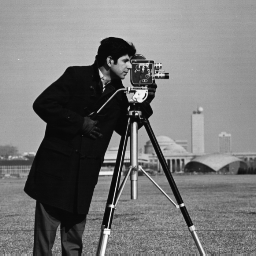
%> input picture photographer.jpg, 256 x 256 px
$ octave assn2q1p2.m   (GNU Octave 9; MATLAB toolbox functions it lacks are replaced by stand-ins)
%> lines starting %> are read from the running program, lines starting %| are printed output that depends on the picture
### CombIm.m
function combined_image = CombIm(img_filepath)
%> called with img_filepath = 'photographer.jpg'

% CombIm.m -- Takes in a multi-channel image and returns a single channel
%             image.
%    Input -- img_filepath: string containing image filepath.

if exist(img_filepath, 'file') == 2
    I = imread(img_filepath);
%> I is the input picture: size 256x256 uint8; min 7, max 253, mean 118.7
else
    errorMessage = sprintf('Error: file does not exist:\n%s',...
        img_filepath);
    uiwait(msgbox(errorMessage));
end;

if  size(I,3) ~= 3
    combined_image = I;
elseif size(I,3) == 3
    c = imfuse(I(:,:,1),I(:,:,2),'blend');
    combined_image = imfuse(c,I(:,:,3),'blend');
    combined_image = double(combined_image);
else
    errorMessage = sprintf('Error: file is not an image:\n%s',...
        img_filepath);
    uiwait(msgbox(errorMessage));
end;

### assn2q1p2.m
%% Animating Expansion of DFT on an image.
clear;

% Setting 256 grayscale colormap for all figures.
set(0,'DefaultFigureColormap',gray(256));

% img = double(imread('Z:/photographer.jpg'));
img = CombIm('photographer.jpg');
[n, ~] = size(img);
%> n = 256

% imagesc(img); axis image

% Representing the indices of the Fourier domain.
u = ones(n,1)*[0:n/2 - 1, -n/2: -1];
v = repmat([0:n/2 - 1, -n/2: -1]',1,n);

w = abs(u) + abs(v);
wmax = max(w(:));
%> wmax = 256

% Computing the DFT.
F = fft2(img);

% Reconstructing the image.
fhat = zeros(n);

for k = 1:wmax
    Fk = F.*(w == k);
    fk = ifft2(Fk);

    fhat = fhat + fk;

    % Scaling the reconstructed image for the movie.
    fscaled = uint8(255*(fhat - min(fhat(:)))/(max(fhat(:)) - min(fhat(:))));

    % Creating the frames of the movie.
    [fscaled, map] = gray2ind(fscaled, 256);
    frame(k) = im2frame(fscaled, map);

end;
%> this loop made 256 passes
%> pass 1, `fk = ifft2(Fk);`:
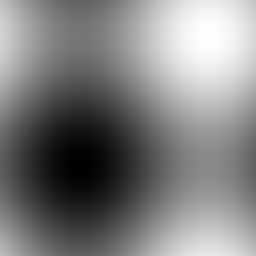
%> fk: size 256x256 double; min -71.71, max 71.71, mean 0; drawn with min black and max white
%> pass 2, `fk = ifft2(Fk);`:
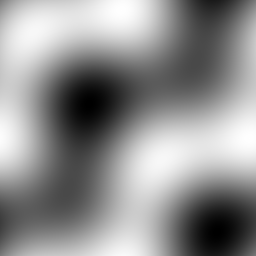
%> fk: size 256x256 double; min -58.32, max 45.02, mean 0; drawn with min black and max white
%> pass 2, `fhat = fhat + fk;`:
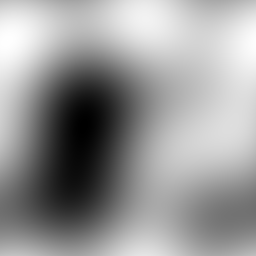
%> fhat: size 256x256 double; min -107.3, max 72.19, mean 0; drawn with min black and max white
%> after the loop, frame = 256 items; map = 256 rows, first 12: [0 0 0; 0.00392 0.00392 0.00392; 0.00784 0.00784 0.00784; 0.0118 0.0118 0.0118; 0.0157 0.0157 0.0157; 0.0196 0.0196 0.0196; 0.0235 0.0235 0.0235; 0.0275 0.0275 0.0275; 0.0314 0.0314 0.0314; 0.0353 0.0353 0.0353; 0.0392 0.0392 0.0392; 0.0431 0.0431 0.0431]
movie(gcf,frame)
